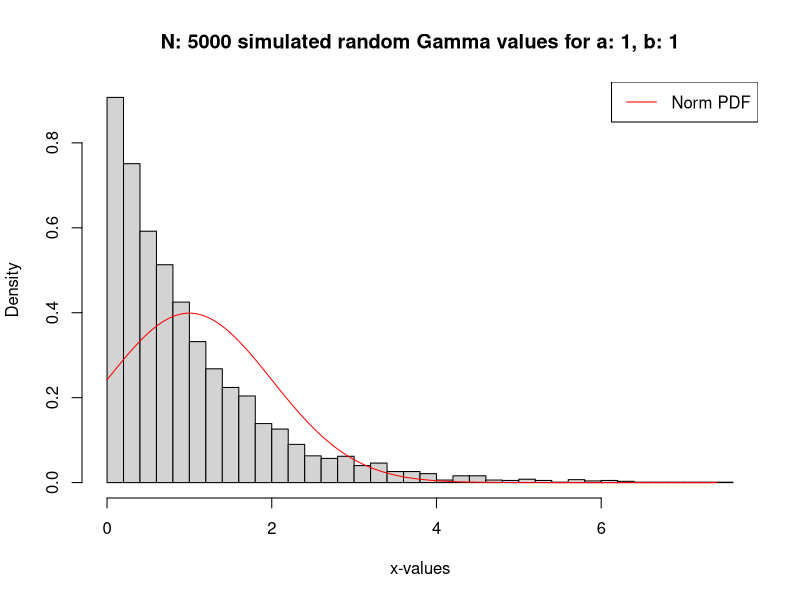
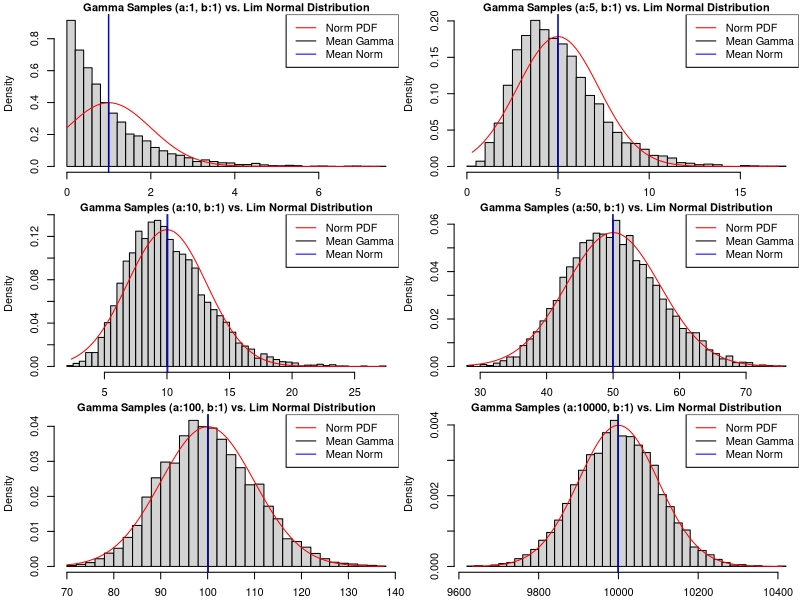
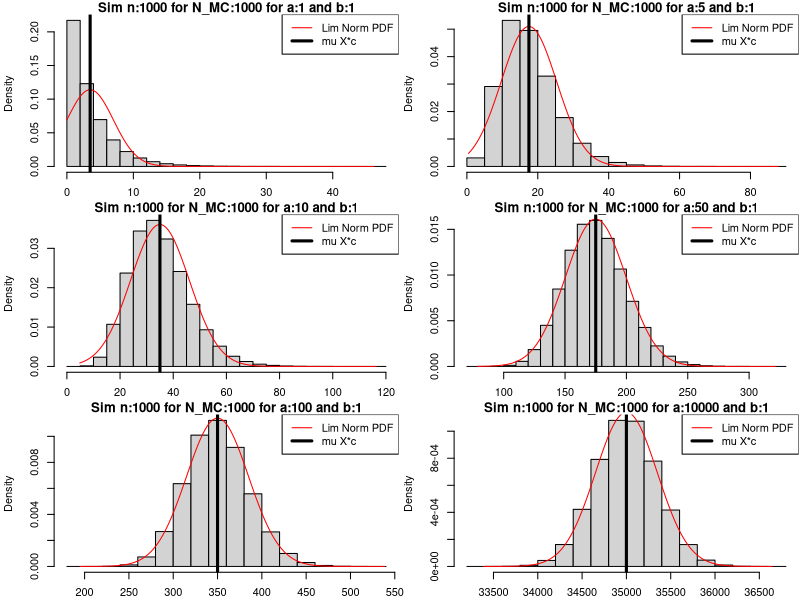

The R source for these figures, in order:
## ---- chunk 1
# Example Code here
print("It works!")
## ---- chunk 2
# Write your function here, Conditions 1) and 2)
get_password <- function(length=4, special=TRUE){
  options(warn=-1)
  # Test for type of provided argument - taken from the R help directly
  # see help page for integer, bottom part
  is.wholenumber <-
    function(x, tol = .Machine$double.eps^0.5)  abs(x - round(x)) < tol
  # Test for length of length var - Condition 3)
  if (length < 4) {
    return("Password must be at least of length 4!")
  }
  # Test for datatype of argument - Condition 4)
  if (is.wholenumber(length)==F){
    return("Number of symbols must be a positive integer!")
  }
  # at least one lower, upper, number, if allowed special work with modulo operator
  # and distribute the rest across the symbol categories to draw from
  specials <- c("$", "%", "&", "/", "(", ")")
  numbers <- 0:9
  all_symbols <- c(LETTERS, letters, numbers)
  # Always draw the standard symbols
  first_pw <- c(sample(LETTERS, size=1),
                sample(letters, size=1),
                sample(numbers, size=1))
  
  if (special == TRUE) {
    # include draws directly from the special characters to fill up the rest
    first_pw <- c(first_pw, sample(specials, size = 1))
    
    pw <- c(first_pw, sample(all_symbols, size=length-length(first_pw)))
    
  } else {
    # if there's rest, it is now drawn only from all standard symbols
    pw <- c(first_pw, sample(all_symbols, size=length-length(first_pw)))
    }
  # Password Strength - nested ifelse - Conditions 5), 6), 7)
  # Not really sure here, maybe typo in exercise? shouldn't it be >=6 &<10?
  ifelse(length<6, print("Weak password!"),
         ifelse(10>=length & length>=6, print("Moderate password!"),
                print("Strong password!")))
  # A final sample to mix up the order and extract spaces - Condition 8)
  pw <- paste0(sample(pw, size=length(pw)), collapse="")
  return(pw)
}
# Test function
get_password(length=4, special=F)
## ---- chunk 3

length = 7
special = T
# your function executed here
get_password(length = length, special = special)

length = 3
special = T
# your function executed here
get_password(length = length, special = special)

length = 4.5
special = T
# your function executed here
get_password(length = length, special = special)

length = 5
special = F
# your function executed here
get_password(length = length, special = special)

length = 50
special = T
# your function executed here
get_password(length = length, special = special)
## ---- chunk 4
# Inspect Gamma samples and plot vs. the limiting normal distribution
N <- 5000
a <- 1
b <- 1
breaks <- "Scott"
# Create the Plot and compare the gamma samples with the limiting normal distribution
get_gamma_vs_normal <- function(N, a, b, breaks){
  gam_samp <- rgamma(n=N, shape=a, rate=b)  
  x_ <- seq(min(gam_samp), max(gam_samp), length.out=length(gam_samp))
  hist(gam_samp, probability=T, breaks=breaks,
       main=sprintf("N: %s simulated random Gamma values for a: %s, b: %s", N, a, b),
       xlab="x-values")
  lines(x_, dnorm(x_, mean=a*b, sd=sqrt(a*b^2)), col="red")
  legend("topright", legend=c("Norm PDF"), col=c("red"), lty=c(1), lwd = c(1))
}
get_gamma_vs_normal(N, a, b, breaks)
## ---- chunk 5
a <- c(1, 5, 10, 50, 100, 10000)
b <- 1
breaks <- "Scott"
N <- 5000

get_gamma_normal_plot <- function(a, b, breaks, N) {
  options(warn=-1)
  # 3x2 plot
  nf <- layout(matrix(c(1,2,3,4,5,6), ncol=2,nrow=3, TRUE),widths = c(1,1), heights=c(1,1,1))
  par(mar = c(2,4,1,0) + 0.1)
  for (a_ in a) {
    gamma_sample <- rgamma(N, shape = a_, scale = b)
    x <- seq(min(gamma_sample), max(gamma_sample), length.out = N)
    # Plot Gamma values against limiting normal distribution given as Hint from the Task
    norm_dist_pdf <- dnorm(x, mean = a_ * b, sd = sqrt(a_ * b^2))
    
    hist(gamma_sample, breaks = breaks, probability = TRUE,
         main = sprintf("Gamma Samples (a:%s, b:%s) vs. Lim Normal Distribution", a_, b),
         xlab = "x values", ylab = "Density", cex.main = 1)
    lines(x = x, y = norm_dist_pdf, type = "l", col = "red")
    # Additionally plot the mean of the Gamma and the normal distribution
    abline(v=mean(gamma_sample), col="black", lwd=1)
    abline(v=a_ * b, col="blue", lwd=1)
    legend("topright",
           legend = c("Norm PDF", "Mean Gamma", "Mean Norm"),
           col = c("red", "black", "blue"),
           lty = c(1, 1, 1),
           lwd=c(1, 1, 1))
  }
  par(mfrow = c(1, 1))
}

get_gamma_normal_plot(a=a, b=b, breaks=breaks, N=N)
## ---- chunk 6
# Settings
N_MC <- 1000
n <- 1000
a <- c(1, 5, 10, 50, 100, 10000)
b <- 1
mean_y <- 3.5
sigma_y <- 7
sd_y <- sqrt((4*sigma_y^2)*sqrt(n^-5))
c <- mean_y
# Theoretical Ideas:
# The Normal distribution is related to the Gamma Distribution, so if we multiply something related to a normal distribution with something truly normal the result should be as well something normally distributed
# By the Hint provided, that the X follows: $X \overset{d}{\rightarrow} \mathcal{N} (ab,ab^2)$ for increasing a, we can calculate at each a the needed parameters for the given distribution as it can be seen as a function of a and, respectively a constant b set to 1, but we must not forget to scale the limiting distribution accordingly by the constant c, which we can not choose arbitrarily. Since the X part is more or less the same on the left and right hand side, the only difference is the constant factor c on the right vs the distribution of Y on the left hand side, so this distribution has to be equal to the factor c in its limit, we assume that its converging in the long run towards its expected value what is the given value for mu which is 3.5, so c has to be equal to mu which is 3.5, this can be seen letting lim n->inf where the sd of Y converges towards 0 leaving only the of n independent mu as resulting value

get_comp_plot <- function(a, b, c, n, N_MC, mean_y, sd_y){
  # First simulate X and Y and combine them to one single factor
  get_x_y_n <- function(a, b, n, N_MC){
    # simulate N_MC * n values, N_MC runs of the size of n
    gamma_samp <- matrix(rgamma(n=n * N_MC, shape=a, scale=b), ncol = N_MC)
    normal_samp <- matrix(rnorm(n=n * N_MC, mean=mean_y, sd=sd_y), ncol = N_MC)
    x_y_n <- gamma_samp * normal_samp
    return(x_y_n)
  }
  # Next get the factor X*c
  get_x_c <- function(a, b, c){
    # From the given Hint we know that X follows a Normal(ab, ab^2) distribution
    # which we have to change a little bit to also incorporate the constant factor c
    # Here the number of simulations isnt playing a role since we only need the few fixed
    # values for coputation
    X_mean <- a*b
    X_var <- a*b^2
    # Here also slightly change the Hint by multiplying the mean with the constant c
    # Orientation provides Programming Tutorial 5) Slutzkys Theorem
    X_mu <- X_mean * c
    # Here also slightly change the Hint by multiplying the sd with the constant c
    # Orientation provides Programming Tutorial 5) Slutzkys Theorem
    X_sigma <- sqrt(X_var) * abs(c)
    # Add both parameters to one dataframe for ease of showing
    x_c_df <- data.frame(matrix(NA, nrow = 1, ncol = 0))
    x_c_df$X_mu <- X_mu
    x_c_df$X_sigma <- X_sigma
    return(x_c_df)
  }
  
  # Now the loop trough the different as provided in the vector
  nf <- layout(matrix(c(1,2,3,4,5,6), ncol=2,nrow=3, TRUE),widths = c(1,1), heights=c(1.5,1.5,1.5))
  par(mar = c(2,4,1,0) + 0.1)
  for(a_ in a){
    # Draw the X_n and Y_n samples
    x_y_n <- get_x_y_n(a=a_, b=b, n=n, N_MC=N_MC)
    # Compute the part X*c for the a and b constellation
    # constant c has to be the set MEAN
    x_c <- get_x_c(a=a_, b=b, c=mean_y)
  
    # Compare by hist and density plot
    hist(x_y_n, probability=T, xlab="x-values",
         main=sprintf("Sim n:%s for N_MC:%s for a:%s and b:%s", n, N_MC, a_, b))
    # Add the density of the Hint, limiting normal distribution along the x values
    # with the specified parameters
    x_ <- seq(from=min(x_y_n), to=max(x_y_n), length.out=n)
    lines(x_, dnorm(x_, mean=x_c$X_mu, sd=x_c$X_sigma), col="red")
    abline(v=x_c$X_mu, lwd=3)
    legend("topright",
           legend = c("Lim Norm PDF", "mu X*c"),
           col = c("red", "black"),
           lty = c(1, 1),
           lwd=c(1,3))
  }
  par(mfrow = c(1, 1))
}

get_comp_plot(a, b, c, n, N_MC, mean_y, sd_y)
